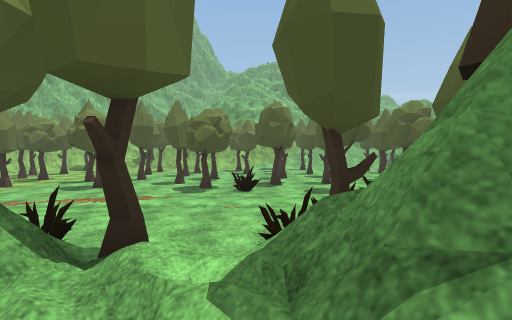
[1] (above)

24 first-person views from a walk through a scene from a Unity 3-D project. The camera is 1.5 m above the floor, tilts 2° down and sees 85° across. The floor is counted in squares, 2 m on a side. Each view is taken from the middle of a square. On the plan, view 1 faces up. The plan holds only what a view shows up to about 10 squares ahead; the rest is blank. The place goes on beyond the plan. Some animated figures are left out. Some surface patterns are stand-ins.

[2]
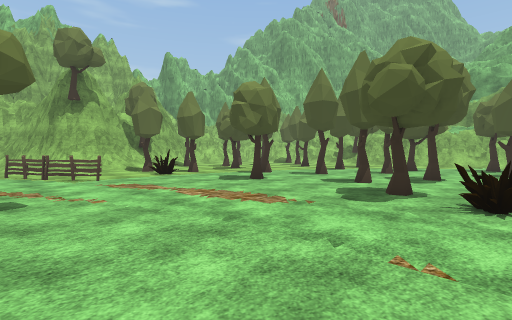

[3]
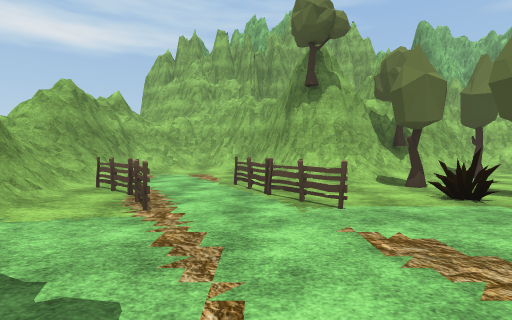

[4]
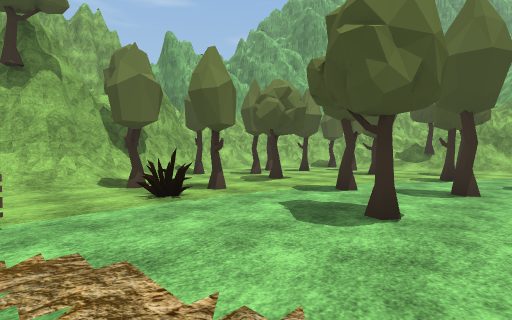

[5]
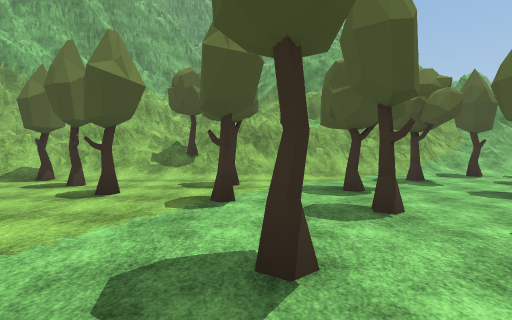

[6]
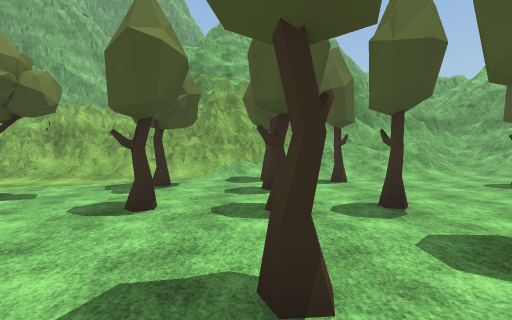

[7]
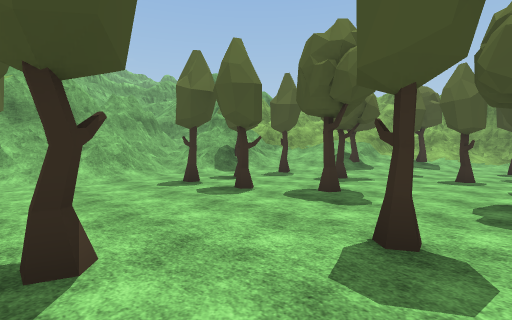

[8]
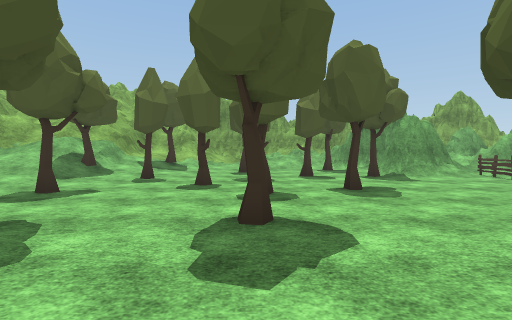

[9]
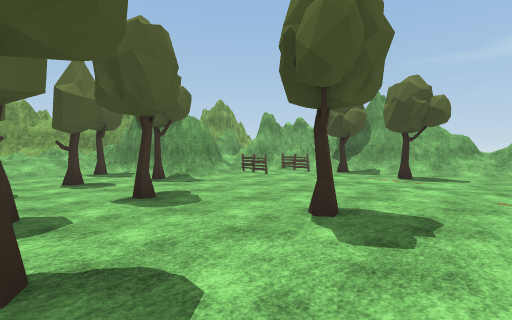

[10]
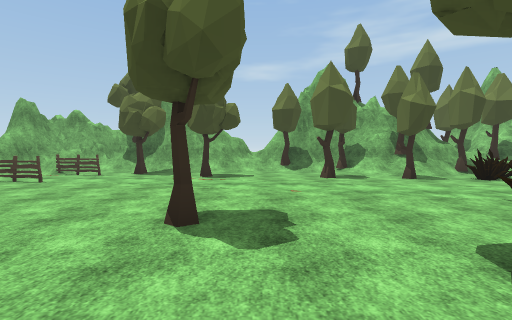

[11]
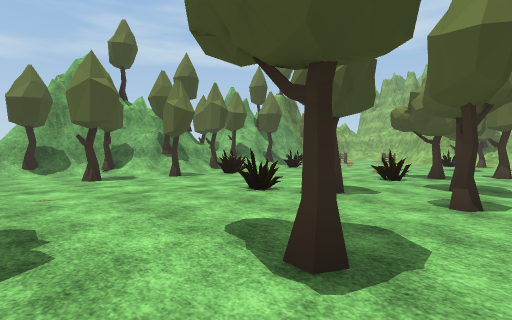

[12]
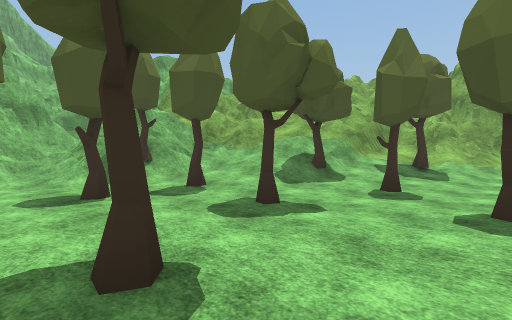

[13]
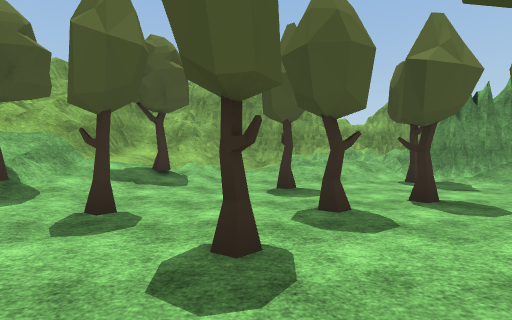

[14]
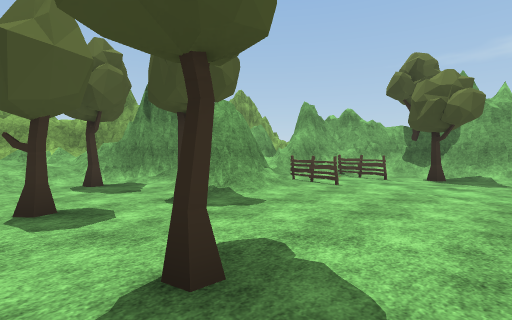

[15]
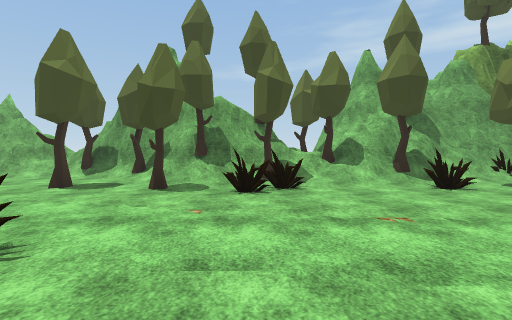

[16]
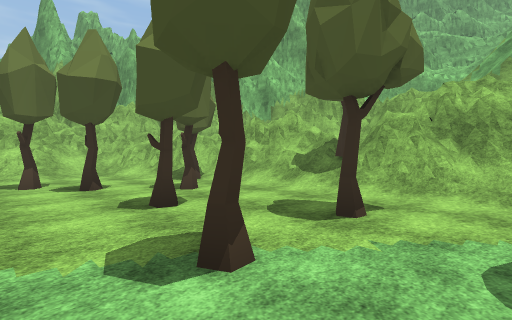

[17]
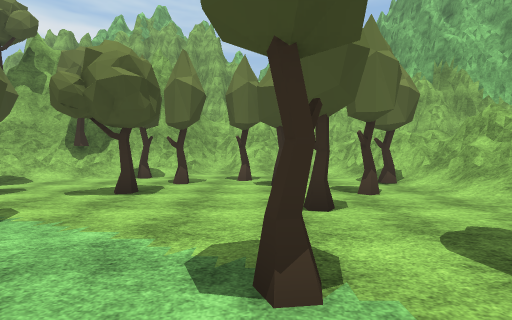

[18]
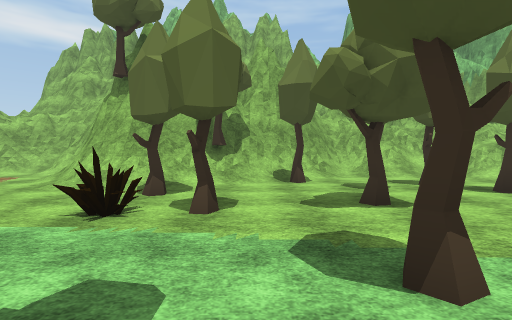

[19]
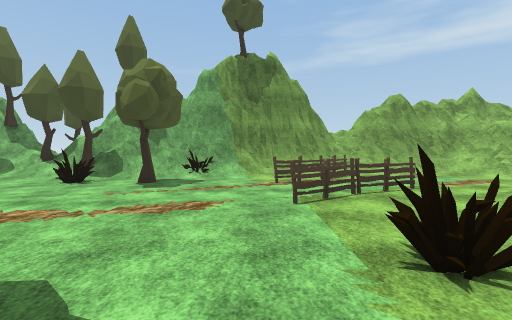

[20]
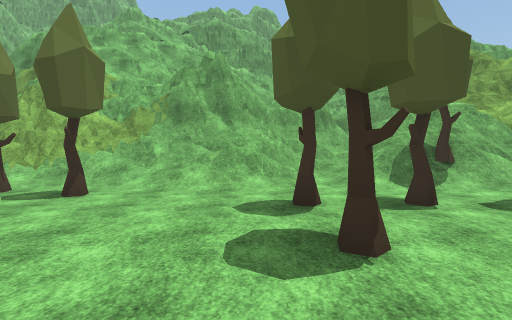

[21]
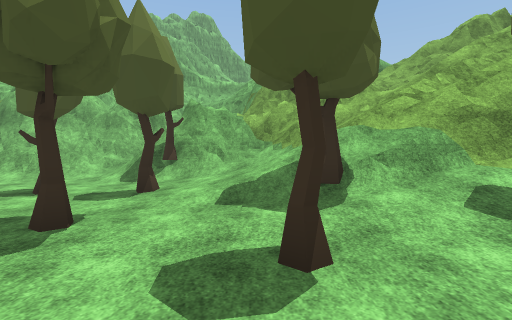

[22]
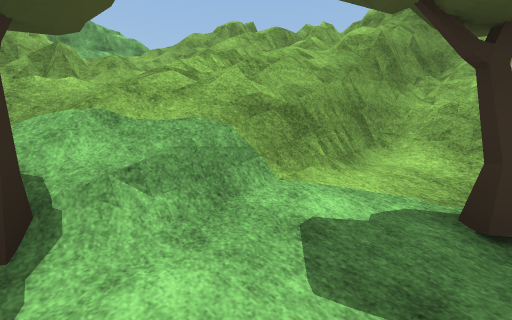

[23]
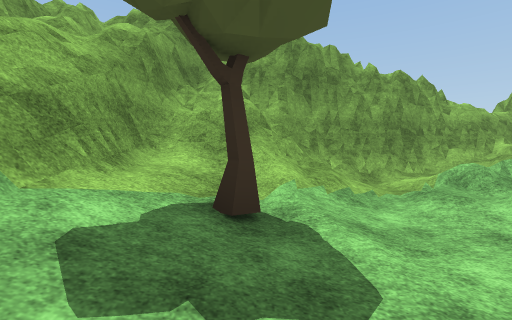

[24]
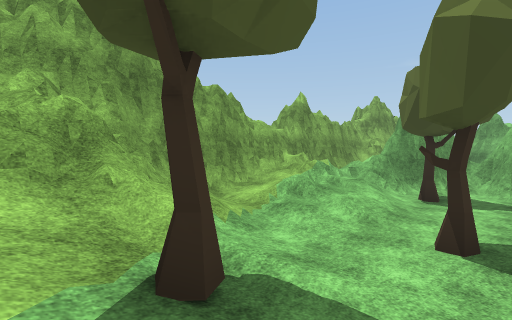

### Floor plan
Key: @ floor where view 1 was taken; # wall or solid block; . main floor; : floor 0.25 m higher than the main floor; + floor 2 m higher than the main floor; * floor 3.5 m higher than the main floor; % floor 5 m higher than the main floor; & floor 5.5 m higher than the main floor; / step, stairs or slope; = window, fence, low wall or low ledge; ^ raised ledge; v drop or lower ground; T tree; F fence; O other object.
Columns run from 15 left of view 1 to 20 right of it. Each row starts with its distance up from view 1.
 22      ####            ####   #  ##
 21      #=###     ########/=#=###^#####
 20      *=+#########==/#=//###==#
 19    ###=/T##=#/##/////=///T=/=#=v
 18    ##=////////..T.T./....///////==^#
 17  ###/T........T.......TT.T//////%&##
 16  #=/..T..T......T.........//T/######
 15  #/..T.T....T..TT.T...T..T./////==#
 14  #/.T.....T............T...T:/T/==#
 13  #/.........T.....T...........///##
 12  ##..TT...T..T..T...T.....T....///#
 11   #T.....T.............T.T..T.T///#
 10   ##........T...T.T.T.......T..///#
  9   ##/..T..T..T...........T.....///#
  8    #/T.O.......O.T.....T....T..T//#
  7    ##/............O........./#.####
  6   ###..F....................####
  5  ##//FF..................... ###
  4 ##/.............O.T.........F/=#
  3 #/....FF...TO//OT//.T..T...F.#=#
  2 #=/...F.//O/T#T/###T......T.F###
  1 ####//#########/#####T/=####=##
  0   #####      #T@    ##=#######
 -1              ##      #=#

Positions as (right, up) in squares from view 1, and headings:
1: (0, 0), facing up
2: (0, 4), facing up-left
3: (-4, 5), facing left
4: (-4, 6), facing up-left
5: (-5, 10), facing up
6: (1, 11), facing up
7: (3, 11), facing up-right
8: (5, 11), facing right
9: (6, 11), facing down-right
10: (7, 11), facing down
11: (7, 11), facing down-left
12: (7, 12), facing up-right
13: (9, 12), facing right
14: (9, 10), facing down-right
15: (1, 9), facing down
16: (-4, 13), facing up-left
17: (-4, 14), facing left
18: (-5, 10), facing left
19: (-7, 10), facing down
20: (6, 13), facing up
21: (12, 12), facing up
22: (13, 14), facing up-right
23: (13, 14), facing right
24: (14, 15), facing down-right
